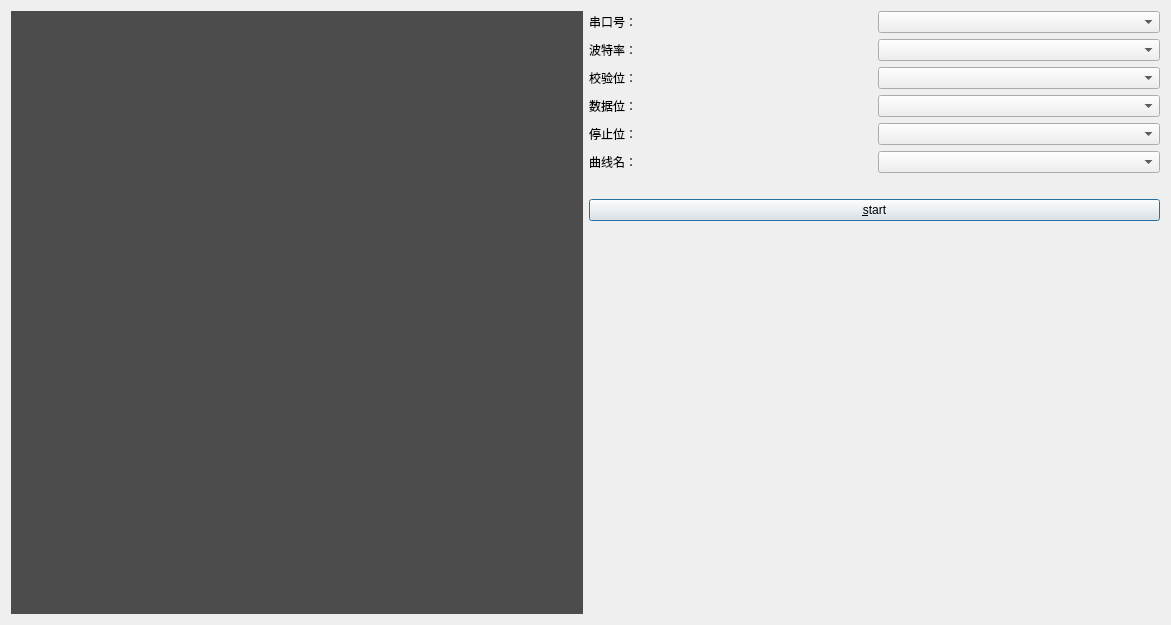
<?xml version="1.0" encoding="UTF-8"?>
<ui version="4.0">
 <class>curve</class>
 <widget class="QDialog" name="curve">
  <property name="geometry">
   <rect>
    <x>0</x>
    <y>0</y>
    <width>1171</width>
    <height>625</height>
   </rect>
  </property>
  <property name="windowTitle">
   <string>6050-curve</string>
  </property>
  <layout class="QGridLayout" name="gridLayout_2">
   <item row="0" column="0">
    <widget class="Plotter" name="plotwindow">
     <property name="autoFillBackground">
      <bool>false</bool>
     </property>
     <property name="styleSheet">
      <string notr="true">background-color: rgb(76, 76, 76);</string>
     </property>
    </widget>
   </item>
   <item row="0" column="1">
    <layout class="QVBoxLayout" name="verticalLayout">
     <item>
      <layout class="QGridLayout" name="gridLayout">
       <item row="0" column="0">
        <widget class="QLabel" name="port">
         <property name="text">
          <string>串口号：</string>
         </property>
        </widget>
       </item>
       <item row="0" column="1">
        <widget class="QComboBox" name="portComboBox"/>
       </item>
       <item row="1" column="0">
        <widget class="QLabel" name="baud">
         <property name="text">
          <string>波特率：</string>
         </property>
        </widget>
       </item>
       <item row="1" column="1">
        <widget class="QComboBox" name="baudComboBox"/>
       </item>
       <item row="2" column="0">
        <widget class="QLabel" name="parity">
         <property name="text">
          <string>校验位：</string>
         </property>
        </widget>
       </item>
       <item row="2" column="1">
        <widget class="QComboBox" name="parityComboBox"/>
       </item>
       <item row="3" column="0">
        <widget class="QLabel" name="databits">
         <property name="text">
          <string>数据位：</string>
         </property>
        </widget>
       </item>
       <item row="3" column="1">
        <widget class="QComboBox" name="databitsComboBox"/>
       </item>
       <item row="4" column="0">
        <widget class="QLabel" name="stopbits">
         <property name="text">
          <string>停止位：</string>
         </property>
        </widget>
       </item>
       <item row="4" column="1">
        <widget class="QComboBox" name="stopbitsComboBox"/>
       </item>
       <item row="5" column="0">
        <widget class="QLabel" name="curvename">
         <property name="text">
          <string>曲线名：</string>
         </property>
        </widget>
       </item>
       <item row="5" column="1">
        <widget class="QComboBox" name="curveNameComboBox"/>
       </item>
      </layout>
     </item>
     <item>
      <spacer name="verticalSpacer">
       <property name="orientation">
        <enum>Qt::Vertical</enum>
       </property>
       <property name="sizeType">
        <enum>QSizePolicy::Maximum</enum>
       </property>
       <property name="sizeHint" stdset="0">
        <size>
         <width>20</width>
         <height>20</height>
        </size>
       </property>
      </spacer>
     </item>
     <item>
      <widget class="QPushButton" name="startButton">
       <property name="text">
        <string>&amp;start</string>
       </property>
      </widget>
     </item>
     <item>
      <spacer name="verticalSpacer_2">
       <property name="orientation">
        <enum>Qt::Vertical</enum>
       </property>
       <property name="sizeHint" stdset="0">
        <size>
         <width>20</width>
         <height>292</height>
        </size>
       </property>
      </spacer>
     </item>
    </layout>
   </item>
  </layout>
 </widget>
 <customwidgets>
  <customwidget>
   <class>Plotter</class>
   <extends>QWidget</extends>
   <header>plotter.h</header>
  </customwidget>
 </customwidgets>
 <resources/>
 <connections/>
</ui>
